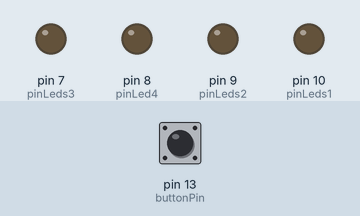
A sketch run on a simulated Arduino Uno, built with avr-gcc and run on an emulated ATmega328P. Parts: output pins drawn as LEDs (lit = HIGH). Dashed ring = blinking. The inputs (shaded band) are chosen by the test bench; at power-on: pin 13 (buttonPin) LOW. Random numbers use the default seed unless the sketch sets one.

Above: at 1.2 s.
1.3 s: pin 13 (buttonPin) pulled HIGH for 3.2 s
At 2.9 s:
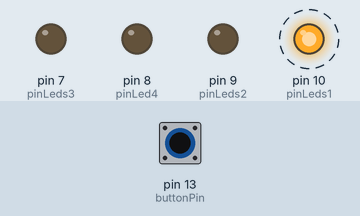
6.8 s: pin 13 (buttonPin) pulled HIGH for 0.15 s
At 7.5 s:
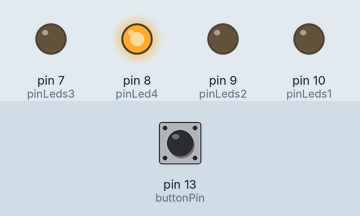
9.3 s: pin 13 (buttonPin) pulled HIGH for 3.2 s
At 12.1 s:
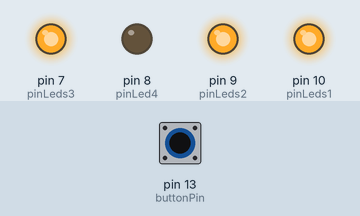
14.8 s: pin 13 (buttonPin) pulled HIGH for 3.2 s
At 15.6 s:
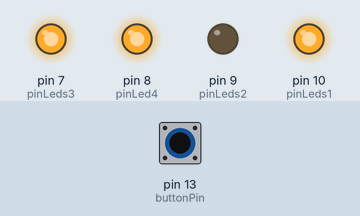
Timing chart, 0 to 20.3 s (numbered marks = the images above; inputs shaded):
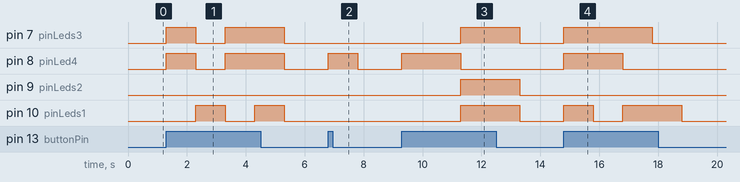

Measured:
- after the input at 1.3 s, pin 7 (pinLeds3), pin 8 (pinLed4): LOW → HIGH at once, → LOW 1.0 s later, → HIGH 1.0 s later, → LOW 2.0 s later; pin 10 (pinLeds1): alternates HIGH for 1.0 s and LOW for 1.0 s, starting after 1.0 s
- after the input at 6.8 s, pin 8 (pinLed4): LOW → HIGH at once, → LOW 1.0 s later
- after the input at 9.3 s, pin 7 (pinLeds3), pin 9 (pinLeds2), pin 10 (pinLeds1): LOW → HIGH after 2.0 s, → LOW 2.0 s later; pin 8 (pinLed4): LOW → HIGH at once, → LOW 2.0 s later
- after the input at 14.8 s, pin 7 (pinLeds3): LOW → HIGH at once, → LOW 3.0 s later; pin 8 (pinLed4): LOW → HIGH at once, → LOW 2.0 s later; pin 10 (pinLeds1): LOW → HIGH at once, → LOW 1.0 s later, → HIGH 1.0 s later, → LOW 2.0 s later

The sketch:

sketch_led-wuerfel.ino
```cpp
int pinLeds1 = 10;
int pinLeds2 = 9;
int pinLeds3 = 7;
int pinLed4 = 8;
int buttonPin = 13;
int buttonState;
long ran;
int time = 1000;

void setup ()
{
  pinMode (pinLeds1, OUTPUT);
  pinMode (pinLeds2, OUTPUT);
  pinMode (pinLeds3, OUTPUT);
  pinMode (pinLed4, OUTPUT);
  pinMode (buttonPin, INPUT);
  randomSeed(analogRead(0));
}

void loop()
{
  buttonState = digitalRead(buttonPin);

  if (buttonState == HIGH) {
    ran = random(1, 7);
    if (ran == 1) {
      one();
      delay (time);
    }
    if (ran == 2) {
      two();
      delay (time);
    }
    if (ran == 3) {
      three();
      delay (time);
    }
    if (ran == 4) {
      four();
      delay (time);
    }
    if (ran == 5) {
      five();
      delay (time);
    }
    if (ran == 6) {
      six();
      delay (time);
    }
  }
  digitalWrite (pinLeds1, LOW);
  digitalWrite (pinLeds2, LOW);
  digitalWrite (pinLeds3, LOW);
  digitalWrite (pinLed4, LOW);
}

void one () {
  digitalWrite (pinLed4, HIGH);
}

void two () {
  digitalWrite (pinLeds1, HIGH);
}

void three() {
  digitalWrite (pinLeds3, HIGH);
  digitalWrite (pinLed4, HIGH);
}

void four () {
  digitalWrite (pinLeds1, HIGH);
  digitalWrite (pinLeds3, HIGH);
}

void five() {
  digitalWrite (pinLeds1, HIGH);
  digitalWrite (pinLeds3, HIGH);
  digitalWrite (pinLed4, HIGH);
}

void six() {
  digitalWrite (pinLeds1, HIGH);
  digitalWrite (pinLeds2, HIGH);
  digitalWrite (pinLeds3, HIGH);
}
```
